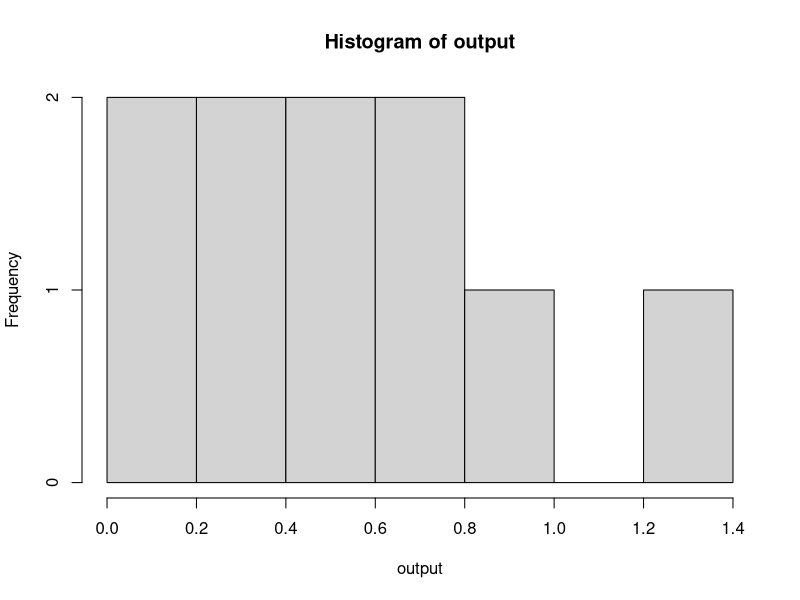
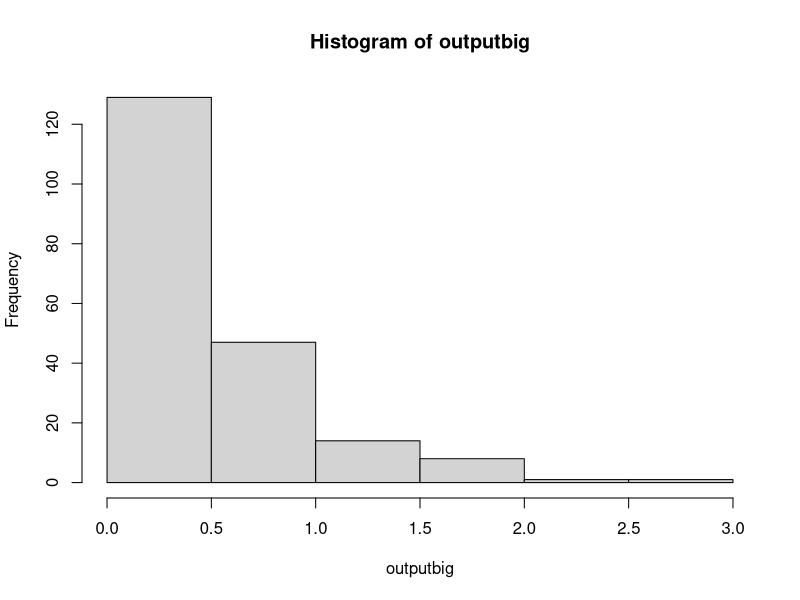
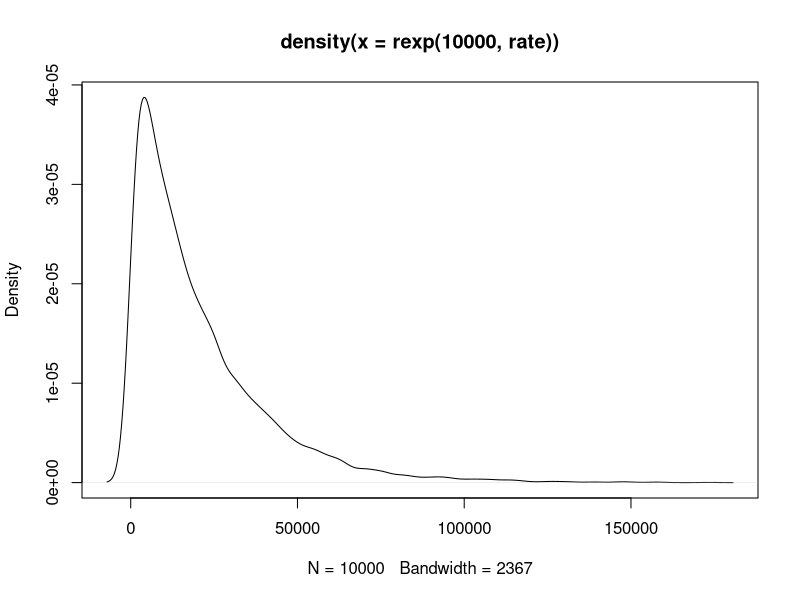
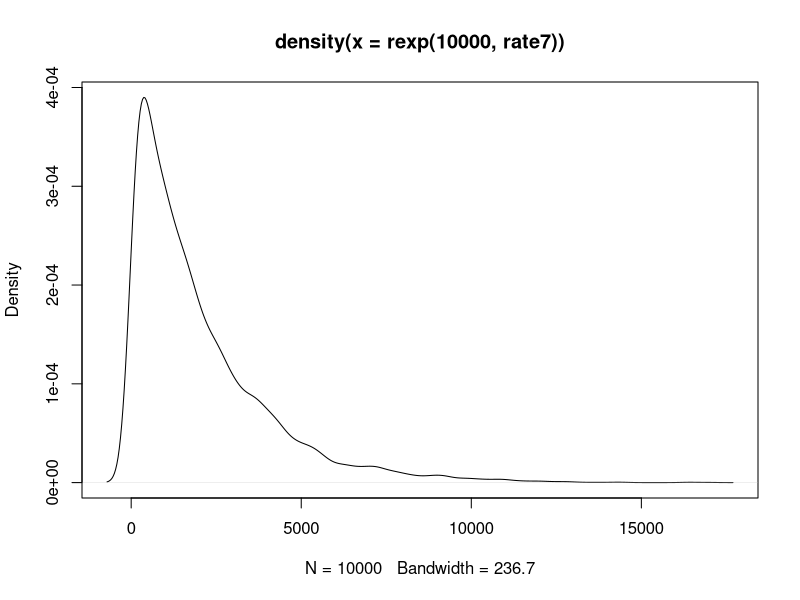

Write R code to recreate these figures, in order.
#M200A COALESCENCE EXERCISES,Dr. Kirk Lohmueller, Fall 2015
#Hayley Stansell
#
#
getwd()
setwd("C:\\Users\\Hayley\\eeb201hayleystansell")
getwd()
#
#
?rexp
#
output<-rexp(10,2)
#[1] 0.21809588 1.70468865 1.24958590 0.03783002 0.65334166 0.31265010 0.25168173 0.32412173 0.05198139 0.64820064
output
hist(output)
#This shows that most outputs are clustering just below 0.5
outputbig<-rexp(200,2)
outputbig
mean(outputbig)
#[1] 0.4781231
hist(outputbig)
#
#
#############################################################################################Exercise FIVE###############
#
#From previous work, it seems that the rate of coalescence should be 1/2N , where 2N is number of chromosomes
#
#
#############################################################################################EXERCISE SIX###############
#
#
rate<-1/20000
mean(rexp(10000, rate))
#[1] 19712.04
##########################a) what is the average time to most recent common ancestor in your simulation?
#19712.04 generations
##########################b) what is the theoretical expectation?
#20,000 generations
##########################c) how do the values compare?
# They are very close to one another. 
##########################d) make a density plot of simulated coalescent times
??densityplot
?density
?plot
density(rexp(10000,rate))
plot(density(rexp(10000,rate)))
#Success!!
##########################e) what is the standard deviation of the coal. times?
output<-rexp(10000,rate)
density(output)
sd(output)
#[1] 20371.65
#
#
#############################################################################################EXERCISE SEVEN#############
##answer parts a-e from Q6 for this simulation
# set 2N = 2000
#
rate7<-1/2000
mean(rexp(10000, rate7))
#[1] 2009.536
##########################a) what is the average time to most recent common ancestor in your simulation?
#2009.536 generations
##########################b) what is the theoretical expectation?
#2000 generations
##########################c) how do the values compare?
# They are very close to one another, just as in Exercise Six
##########################d) make a density plot of simulated coalescent times
density(rexp(10000,rate7))
plot(density(rexp(10000,rate7)))
#Success!! ---it looks nearly identical in shape to the plot from exercise six. 
#             The largest are occupies 0-5000, 1/10 of what was seen with the simulation where 2N=20000 (0-50000). It scales up.
##########################e) what is the standard deviation of the coal. times?
output7<-rexp(10000,rate7)
density(output7)
sd(output7)
#[1] 1999.717
#
##########################f) how does TMRCA from simulations in Q6 (2N =20,000) and Q7 (2N = 2,000) compare?
#  They are both theoretically (and approximately, in simulation) equal to 2N generations.
#  With the population size in Q7 being a tenth of the size of Q6, the resulting TMRCA is similarly one tenth. 
##########################g) what can you conclude about how the population size affects the expected coalescent time?
#  The expected coalescent time appears to scale in direct proportion with population size. 
#  As population size increases or decreases one way or another, the TMRCA is expected to shift accordingly and to the same degree.
#
#
#
##############################################################################################EXERCISE EIGHT#################
#
